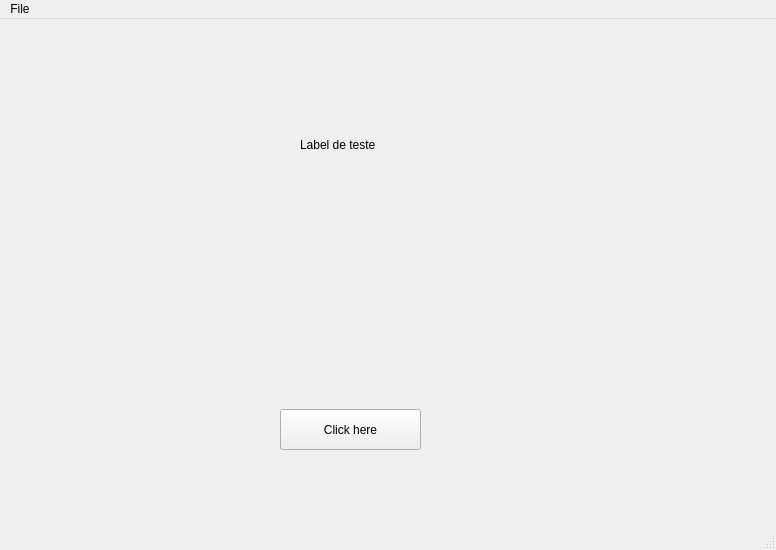
<?xml version="1.0" encoding="UTF-8"?>
<ui version="4.0">
 <class>MainWindow</class>
 <widget class="QMainWindow" name="MainWindow">
  <property name="geometry">
   <rect>
    <x>0</x>
    <y>0</y>
    <width>776</width>
    <height>550</height>
   </rect>
  </property>
  <property name="windowTitle">
   <string>MainWindow</string>
  </property>
  <widget class="QWidget" name="centralwidget">
   <widget class="QPushButton" name="button1">
    <property name="geometry">
     <rect>
      <x>280</x>
      <y>390</y>
      <width>141</width>
      <height>41</height>
     </rect>
    </property>
    <property name="text">
     <string>Click here</string>
    </property>
   </widget>
   <widget class="QLabel" name="label">
    <property name="geometry">
     <rect>
      <x>300</x>
      <y>90</y>
      <width>151</width>
      <height>71</height>
     </rect>
    </property>
    <property name="text">
     <string>Label de teste </string>
    </property>
   </widget>
  </widget>
  <widget class="QMenuBar" name="menubar">
   <property name="geometry">
    <rect>
     <x>0</x>
     <y>0</y>
     <width>776</width>
     <height>22</height>
    </rect>
   </property>
   <widget class="QMenu" name="menuFile">
    <property name="title">
     <string>File</string>
    </property>
   </widget>
   <addaction name="menuFile"/>
  </widget>
  <widget class="QStatusBar" name="statusbar"/>
 </widget>
 <resources/>
 <connections/>
</ui>
